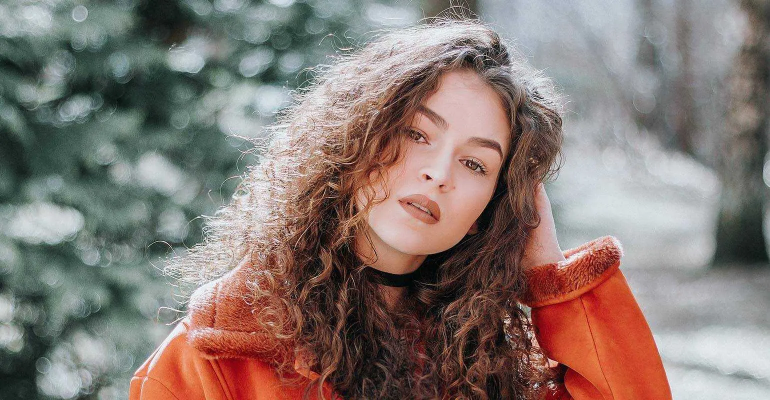
#> input picture images/img3.webp, 1540 x 800 px, found by its file name (shown at 1/2 size)
$ jupyter execute 1a_Decrease_Spatial_Resulation.ipynb
#> lines starting #> are read from the running program, lines starting #| are printed output that depends on the picture
Importing the libraries

[cell 1]
import cv2
import numpy as np
import matplotlib.pyplot as plt

Function for Decreasing Spatial Resolution by Half

[cell 2]
def resize(image):
    height, width = image.shape
    f = 2   # decreasing factor
    resized_image = np.zeros((height//f, width//f))     # Down-sample the image

    for row in range(0, height, f):
        for col in range(0, width, f):
            resized_image[row//f][col//f] = image[row][col]

    return np.uint8(resized_image)

Loading the original image

[cell 3]
original_image = cv2.imread('./images/img3.webp', 0)
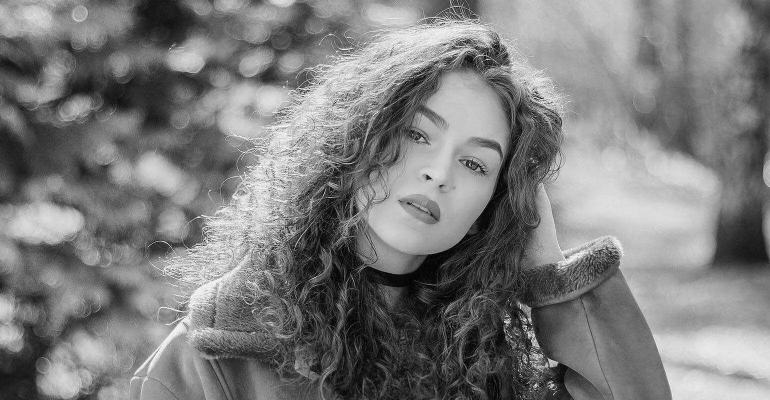
#> original_image: shape (800, 1540) (shown at 1/2 size); min 0, max 255, mean 124.3
gray_image = cv2.resize(original_image, (512, 512))
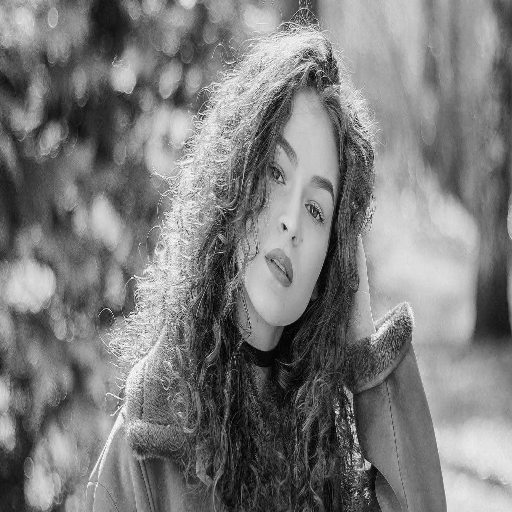
#> gray_image: shape (512, 512); min 0, max 254, mean 124.1

Displaying the images

[cell 4]
plt.figure(figsize=(12, 12))
plt.subplot(3, 3, 1)
plt.imshow(gray_image, cmap='gray')
plt.title(f'Original image {gray_image.shape}')

resized_image = gray_image.copy()
for k in range(8):
    resized_image = resize(resized_image)

    plt.subplot(3, 3, k+2)
    plt.imshow(resized_image, cmap='gray')
    plt.title(f'{resized_image.shape}')
#> this loop made 8 passes
#> resized_image on pass 8: [[129, 121], [49, 160]]
#> pass 1, `resized_image = resize(resized_image)`:
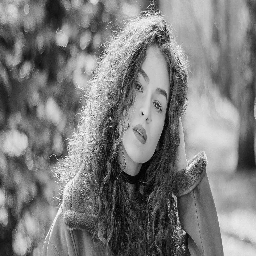
#> resized_image: shape (256, 256); min 0, max 254, mean 124.1
#> pass 2, `resized_image = resize(resized_image)`:
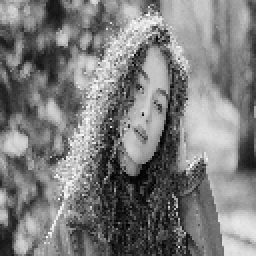
#> resized_image: shape (128, 128) (shown 2 times larger); min 0, max 254, mean 124.1
#> pass 3, `resized_image = resize(resized_image)`:
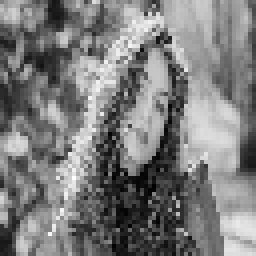
#> resized_image: shape (64, 64) (shown 4 times larger); min 1, max 254, mean 124.2

plt.tight_layout()
plt.show()
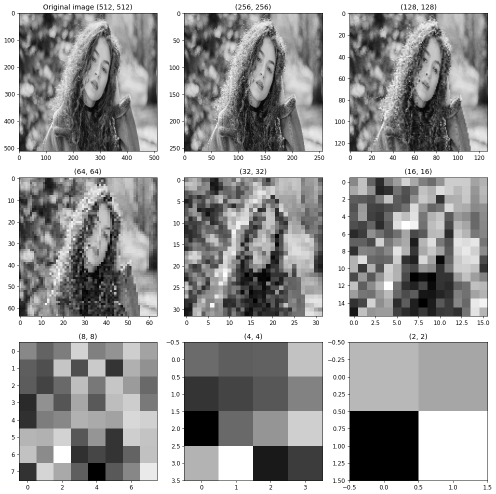
#> figure drawn by matplotlib, 9 panels

$ run again, with images/img1.webp copied over images/img3.webp
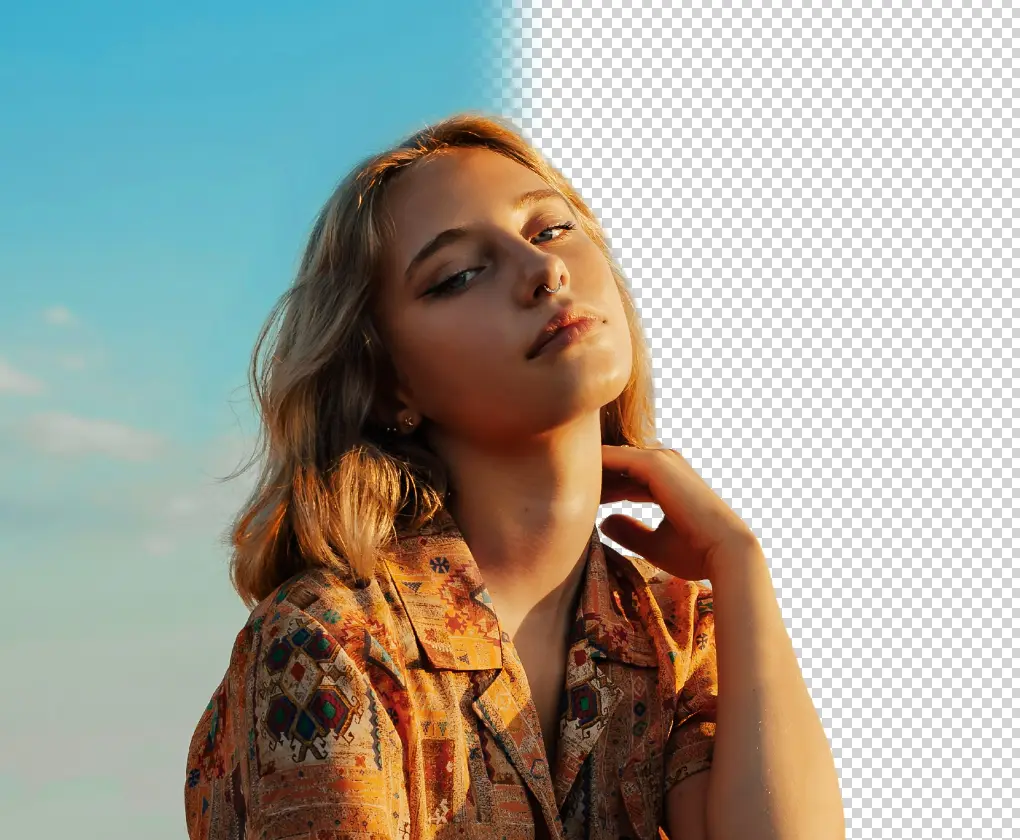
#> input picture images/img1.webp, 1020 x 840 px, found by its file name
#> `original_image = cv2.imread('./images/img3.webp', 0)`:
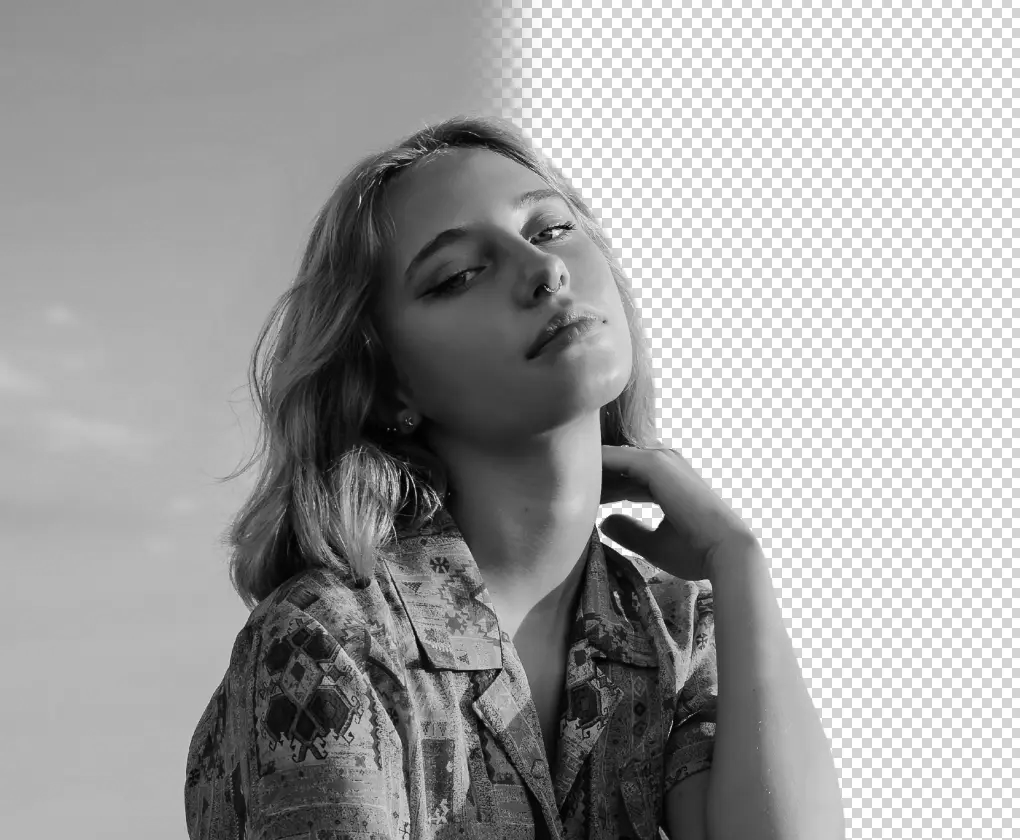
#> original_image: shape (840, 1020); min 0, max 255, mean 160.2
#> the loop `for k in range(8):` made 8 passes
#> resized_image on pass 8: [[143, 180], [183, 56]]
#> pass 3, `resized_image = resize(resized_image)`:
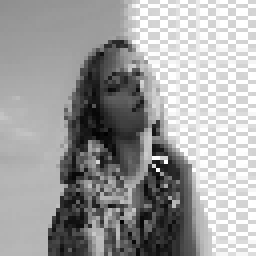
#> resized_image: shape (64, 64) (shown 4 times larger); min 1, max 255, mean 159.8

$ run again, with images/img8.webp copied over images/img3.webp
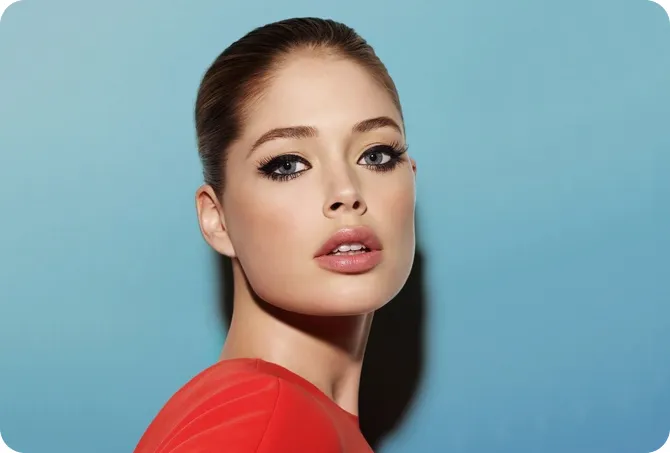
#> input picture images/img8.webp, 670 x 453 px, found by its file name
#> `original_image = cv2.imread('./images/img3.webp', 0)`:
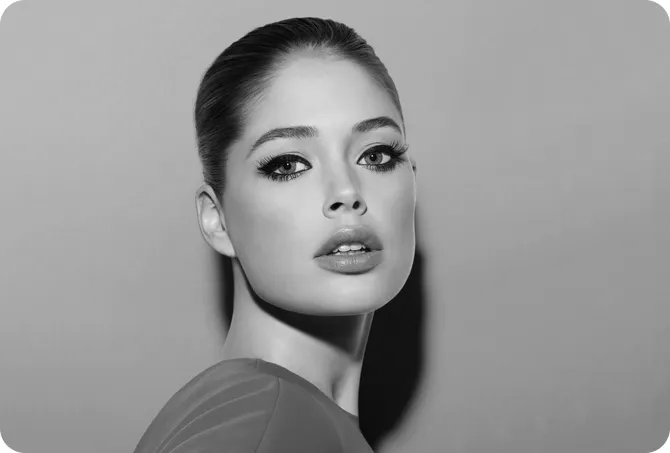
#> original_image: shape (453, 670); min 2, max 255, mean 150
#> the loop `for k in range(8):` made 8 passes
#> resized_image on pass 8: [[254, 178], [175, 181]]
#> pass 3, `resized_image = resize(resized_image)`:
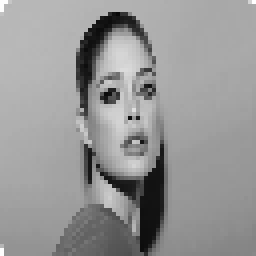
#> resized_image: shape (64, 64) (shown 4 times larger); min 8, max 254, mean 150.4

$ run again, with images/Einstain_white.jpg saved as images/img3.webp
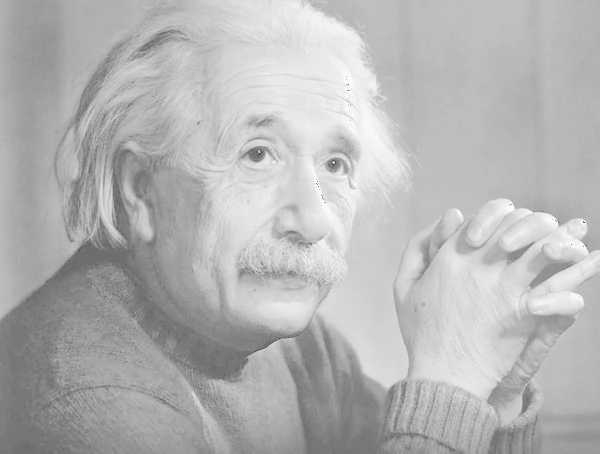
#> input picture images/Einstain_white.jpg, 1200 x 908 px, found by its file name (shown at 1/2 size)
#> `gray_image = cv2.resize(original_image, (512, 512))`:
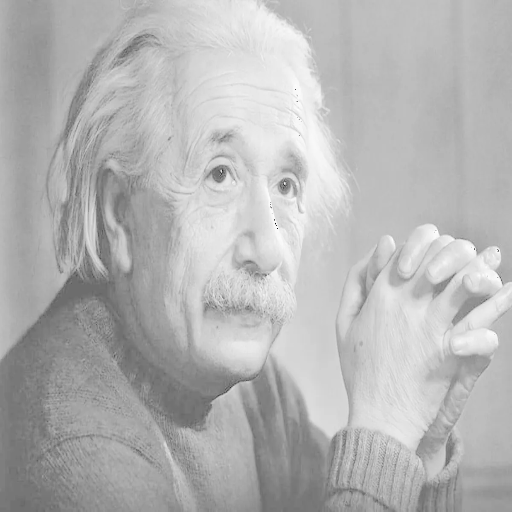
#> gray_image: shape (512, 512); min 8, max 255, mean 180.6
#> the loop `for k in range(8):` made 8 passes
#> resized_image on pass 8: [[176, 221], [184, 204]]
#> pass 3, `resized_image = resize(resized_image)`:
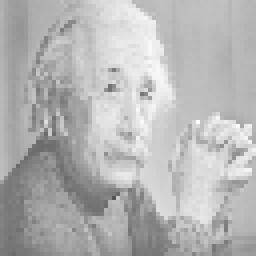
#> resized_image: shape (64, 64) (shown 4 times larger); min 83, max 252, mean 180.8
